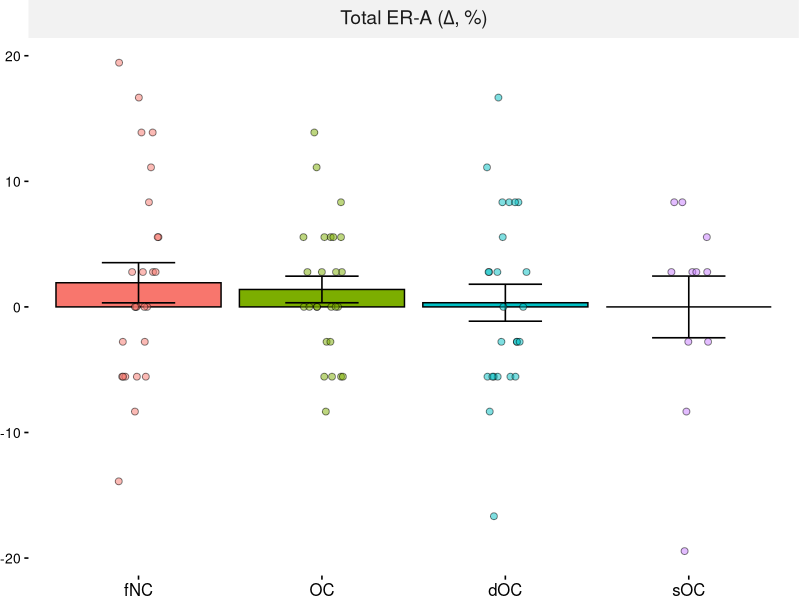

Write the R code that produced this figure. (Note: this script raises an error after producing the figure.)
# plots_behaviorRSAmanuscript.R

##################
##### set up #####
##################

rm(list=ls())

### set wd
#setwd("path_to_data_if_not_same_file_as_code")

### libraries
library(ggplot2)
library(ggpubr)
#library(ggbreak)
#library(ggprism)
library(glue)
#library(rstatix)
library(exactRankTests)

### helper functions
pstar <- function(pvals){
    psym <- ifelse(pvals < .05, "*", "ns")
    psym[pvals < .01] <- "**"
    psym[pvals < .001] <- "***"
    psym[is.na(pvals)] <- ""
    return(psym)
}

pw.wilcox.exact <- function(x, grp, correction="bonferroni"){
    grp <- factor(grp)
    combs <- t(combn(1:nlevels(grp), 2))
    ps <- numeric(nrow(combs))
    for(i in 1:nrow(combs)){
        ps[i] <- wilcox.exact(x[grp == combs[i, 1]],
                              x[grp == combs[i, 2]],
                              exact=TRUE)$p.value*nrow(combs)
    }
    ps[ps > 1] <- 1
    ret <- as.data.frame(cbind(combs, p.adj=ps))
    names(ret)[1:2] <- c("group1", "group2")
    ret$p.adj.signif <- pstar(ret$p.adj)
    return(ret)
}

pw.t.test <- function(x, grp, var.eq, correction="bonferroni"){
    grp <- factor(grp)
    combs <- t(combn(1:nlevels(grp), 2))
    ps <- numeric(nrow(combs))
    for(i in 1:nrow(combs)){
        ps[i] <- t.test(x[grp == combs[i, 1]],
                        x[grp == combs[i, 2]],
                        var.equal=var.eq)$p.value*nrow(combs)
    }
    ps[ps > 1] <- 1
    ret <- as.data.frame(cbind(combs, p.adj=ps))
    names(ret)[1:2] <- c("group1", "group2")
    ret$p.adj.signif <- pstar(ret$p.adj)
    return(ret)
}

single.means <- function(x, grp, funs){
    ret <- data.frame(group1=1:length(funs),
                      group2=1:length(funs),
                      p.adj=NA)
    grp <- factor(grp)
    for(i in 1:length(funs)){
        if(funs[i] == "") next
        ret[i, "p.adj"] <- do.call(funs[i], 
                                   list(x[grp == levels(grp)[i]]))$p.value*4
    }
    ret$p.adj[ret$p.adj > 1] <- 1
    ret$p.adj.signif <- pstar(ret$p.adj)
    return(ret)
}

########################
##### prepare data #####
########################

# read in data
mydata_delta <- read.csv("Barplot_SourceData_anonymized.csv", header=TRUE, stringsAsFactors=TRUE)

# transform ER RT from ms to s
mydata_delta$EmoRec_TotRT_delta <- mydata_delta$EmoRec_TotRT_delta/1000

# setup variables for graphs
Group_delta <-c(mydata_delta$group_noONC, mydata_delta$group_noONC, 
                mydata_delta$group_noONC, mydata_delta$group_noONC, 
                mydata_delta$group_noONC)
Group_delta <- factor(Group_delta, levels = c(1, 2, 3, 4), 
                      labels = c("fNC", "OC", "stopOC", "startOC"))

# get behavior data together for graph
behaviordelta_data <-c(mydata_delta$EmoRec_TotAccuracy_delta, 
                       mydata_delta$EmoRec_TotRT_delta,
                       mydata_delta$PANAS_pos_delta, 
                       mydata_delta$PANAS_neg_delta,
                       mydata_delta$BDI_delta)

behavior_delta <- rep(c("ER_tAcc", "ER_tRT", "PANAS_p", 
                        "PANAS_n", "BDI") , each = 88)
behavior_delta <- factor(behavior_delta, 
                         levels = c("ER_tAcc", "ER_tRT", "PANAS_p", 
                        "PANAS_n", "BDI"))

mydatadelta_plots <- data.frame(Group_delta, behaviordelta_data, behavior_delta)

##################################
##### bar charts per behavior #####
##################################
theme_set(ggpubr::theme_pubr())

## prepare plot parameters
# bar width
barw <- 0.9
# y-labels
labs <- c("fNC", "OC", "dOC", "sOC")
# pointsize axis labs + strip.text
pts.x <- 12
pts.y <- 10
pts.st <- 14
# jitter extent
jitt <- 0.7
# significance label size, vertical adjustment
ssize <- 5
sva <- 0.6
# error bar size, width
ebs <- 0.55
ebw <- 0.4
# plot margins in cm (top, right, bottom, left); 0.03 to avoid cut offs when
# zooming out
margs <- c(0, 0.03, 0, 0)

# -------------- #
# --- plot 1 --- #
# -------------- #
aa <- subset(mydatadelta_plots, behavior_delta=="ER_tAcc")
aa$Group_deltaN <- as.numeric(aa$Group_delta)

## ANOVA + TUKEY #
#aov.res <- aov(behaviordelta_data ~ as.factor(Group_deltaN), aa)
#tuk <- aov.res %>% tukey_hsd() # 95% familywise alpha
#tuk$p.adj <- sprintf("%.3f", round(tuk$p.adj, 3)) 
#tuk$p.adj.signif[tuk$p.adj.signif == "****"] <- "***"

## PAIRWISE WILCOXON #
#res <- pairwise.wilcox.test(aa$behaviordelta_data, aa$Group_deltaN, 
#                            p.adjust.method="bonferroni")
#d <- as.data.frame(cbind(t(combn("1":"4", 2)), 
#                         p.adj=as.vector(na.omit(c(res$p.value)))))
#names(d)[1:2] <- c("group1", "group2")
#d$p.adj.signif <- pstar(d$p.adj)

# PAIRWISE COMPARISON #
# t-test - all
res <- pw.t.test(aa$behaviordelta_data, aa$Group_deltaN, var.eq=TRUE)

# SINGLE MEAN #
# t-test - fNC, OC, OC-
# wilcox - OC+
# none - 
# group order: fNC, OC, OC-, OC+
funs <- c("t.test", "t.test", "t.test", "wilcox.exact")
res.single <- single.means(aa$behaviordelta_data, aa$Group_deltaN, funs)

# PLOT #
ERtA_graph <- 

    ggbarplot(aa,
              x = "Group_deltaN", y = "behaviordelta_data", width=barw,
              color = "Group_deltaN", fill="Group_deltaN",
              position = position_dodge(0.25),
              add = c("mean_se"), 
              add.params = list(width=ebw, size = ebs)) +
    geom_jitter(aes(Group_deltaN, behaviordelta_data, fill = Group_deltaN), 
                shape = 21, size=2, alpha=0.5,
                position = position_jitterdodge(jitter.height = 0, 
                                                jitter.width = jitt)) +
#    stat_pvalue_manual(res[res$p.adj.signif != "ns", ], label="p.adj.signif",
#                       #y.position=c(0.95, 0.8, 0.8) + 0.2, tip.length=0, TUKEY
#                       y.position=1, tip.length=0,
#                       bracket.shorten=0.1, size=ssize, vjust=sva) +
#    add_pvalue(res.single[res.single$p.adj.signif != "ns", ], 
#               label="p.adj.signif", label.size=ssize,
#               y.position=-1.40, vjust=2.5*sva,
#               tip.length=0, remove.bracket=TRUE) +
    facet_grid(. ~ glue('"Total ER-A ("*Delta*", %)"'), 
               labeller=label_parsed) +
    scale_color_manual(values = c("black", "black", "black", "black")) +
    scale_x_discrete(labels=labs) +
#    ylim(, ) +
    theme(axis.title.x = element_blank(), 
          axis.text.x = element_text(#face="bold", 
                                     size = pts.x),
          axis.title.y = element_blank(), 
          axis.text.y = element_text(size = pts.y),
          legend.position = 'none',
          strip.text.x = element_text(size = pts.st),
          axis.line = element_line(linewidth=0),
          strip.background = element_rect(linewidth=0),
          plot.margin = unit(margs, "cm"))

# -------------- #
# --- plot 2 --- #
# -------------- #
aa <- subset(mydatadelta_plots, behavior_delta=="ER_tRT")
aa$Group_deltaN <- as.numeric(aa$Group_delta)

# PAIRWISE COMPARISON #
# wilcox - all
res <- pw.wilcox.exact(aa$behaviordelta_data, aa$Group_deltaN)

# SINGLE MEAN #
# t-test - 
# wilcox - fNC, OC, OC-, OC+
# none - 
# group order: fNC, OC, OC-, OC+
funs <- rep("wilcox.exact", 4)
res.single <- single.means(aa$behaviordelta_data, aa$Group_deltaN, funs)

# PLOT #
ERtRT_graph  <- 

    ggbarplot(aa,
              x = "Group_deltaN", y = "behaviordelta_data", width=barw,
              color = "Group_deltaN", fill="Group_deltaN",
              position = position_dodge(0.25),
              add = c("mean_se"), 
              add.params = list(width=ebw, size = ebs)) +
    geom_jitter(aes(Group_deltaN, behaviordelta_data, fill = Group_deltaN), 
                shape = 21, size=2, alpha=0.5,
                position = position_jitterdodge(jitter.height = 0, 
                                                jitter.width = jitt)) +
#    stat_pvalue_manual(res[res$p.adj.signif != "ns", ], label="p.adj.signif",
#                       y.position=c(415, 505, 370, 460, 370), vjust=sva,
#                       tip.length=0, bracket.shorten=0.1, size=ssize) +
    add_pvalue(res.single[res.single$p.adj.signif != "ns", ], 
               label="p.adj.signif", label.size=ssize,
               y.position=rep(-2.5, 3), vjust=2.5*sva,
               tip.length=0, remove.bracket=TRUE) +
    facet_grid(. ~ glue('"Total ER-T ("*Delta*", s)"'), 
               labeller=label_parsed) +
    scale_color_manual(values = c("black", "black", "black", "black")) +
    scale_x_discrete(labels=labs) +
    ylim(-2.6, 0.6) +
    theme(axis.title.x = element_blank(), 
          axis.text.x = element_text(#face="bold", 
                                     size = pts.x),
          axis.title.y = element_blank(), 
          axis.text.y = element_text(size = pts.y),
          axis.line = element_line(linewidth=0),
          strip.background = element_rect(linewidth=0),
          legend.position = 'none',
          strip.text.x = element_text(size = pts.st),
          plot.margin = unit(margs, "cm")) 

# -------------- #
# --- plot 3 --- #
# -------------- #
aa <- subset(mydatadelta_plots, behavior_delta=="PANAS_p")
aa$Group_deltaN <- as.numeric(aa$Group_delta)

# PAIRWISE COMPARISON #
# wilcox - all
res <- pw.wilcox.exact(aa$behaviordelta_data, aa$Group_deltaN)

# SINGLE MEAN #
# t-test - OC
# wilcox - fNC, OC-, OC+
# none - 
# group order: fNC, OC, OC-, OC+
funs <- c("wilcox.exact", "t.test", "wilcox.exact", "wilcox.exact")
res.single <- single.means(aa$behaviordelta_data, aa$Group_deltaN, funs)

# PLOT #
PANASp_graph <- 

    ggbarplot(aa,
              x = "Group_deltaN", y = "behaviordelta_data", width=barw,
              color = "Group_deltaN", fill="Group_deltaN",
              position = position_dodge(0.25),
              add = c("mean_se"), 
              add.params = list(width=ebw, size = ebs)) +
    geom_jitter(aes(Group_deltaN, behaviordelta_data, fill = Group_deltaN), 
                shape = 21, size=2, alpha=0.5,
                position = position_jitterdodge(jitter.height = 0, 
                                                jitter.width = jitt)) +
#    stat_pvalue_manual(res[res$p.adj.signif != "ns", ], label="p.adj.signif",
#                       y.position=c(15.25, 13.5, 17, 13.5), tip.length=0, 
#                       bracket.short=0.1, size=ssize, vjust=sva) +
#    add_pvalue(res.single[res.single$p.adj.signif != "ns", ], 
#               label="p.adj.signif", label.size=ssize,
#               y.position=rep(-18, 2), vjust=2.5*sva,
#               tip.length=0, remove.bracket=TRUE) +
    facet_grid(. ~ glue('"Mood+ ("*Delta*")"'), 
               labeller=label_parsed) +
    scale_color_manual(values = c("black", "black", "black", "black")) +
    scale_x_discrete(labels=labs) +
#    ylim(, ) +
    theme(axis.title.x = element_blank(), 
          axis.text.x = element_text(#face="bold", 
                                     size = pts.x),
          axis.title.y = element_blank(), 
          axis.text.y = element_text(size = pts.y),
          axis.line = element_line(linewidth=0),
          strip.background = element_rect(linewidth=0),
          legend.position = 'none',
          strip.text.x = element_text(size = pts.st),
          plot.margin = unit(margs, "cm")) 

# -------------- #
# --- plot 4 --- #
# -------------- #
aa <- subset(mydatadelta_plots,
             behavior_delta=="PANAS_n")
aa$Group_deltaN <- as.numeric(aa$Group_delta)

# PAIRWISE COMPARISONS #
# wilcox - all
res <- pw.wilcox.exact(aa$behaviordelta_data, aa$Group_deltaN)

# SINGLE MEAN #
# t-test - fNC
# wilcox - OC, OC-, OC+
# none - 
# group order: fNC, OC, OC-, OC+
funs <- c("t.test", "wilcox.exact", "wilcox.exact", "wilcox.exact")
res.single <- single.means(aa$behaviordelta_data, aa$Group_deltaN, funs)

# PLOT #
PANASn_graph <- 

    ggbarplot(aa,
              x = "Group_deltaN", y = "behaviordelta_data", width=barw,
              color = "Group_deltaN", fill="Group_deltaN",
              position = position_dodge(0.25),
              add = c("mean_se"), 
              add.params = list(width=ebw, size = ebs)) +
    geom_jitter(aes(Group_deltaN, behaviordelta_data, fill = Group_deltaN), 
                shape = 21, size=2, alpha=0.5,
                position = position_jitterdodge(jitter.height = 0, 
                                                jitter.width = jitt)) +
#    stat_pvalue_manual(res[res$p.adj.signif != "ns", ], label="p.adj.signif",
#                       y.position=c(400, 445, 400) - 5, vjust=sva,
#                       tip.length=0, bracket.shorten=0.1, size=ssize) +
#    add_pvalue(res.single[res.single$p.adj.signif != "ns", ], 
#               label="p.adj.signif", label.size=ssize,
#               y.position=rep(-340, 3), vjust=2.5*sva,
#               tip.length=0, remove.bracket=TRUE) +
    facet_grid(. ~ glue('"Mood- ("*Delta*")"'), 
               labeller=label_parsed) +
    scale_color_manual(values = c("black", "black", "black", "black")) +
    scale_x_discrete(labels=labs) +
#    ylim(, ) +
    theme(axis.title.x = element_blank(), 
          axis.text.x = element_text(#face="bold", 
                                     size = pts.x),
          axis.title.y = element_blank(), 
          axis.text.y = element_text(size = pts.y),
          axis.line = element_line(linewidth=0),
          strip.background = element_rect(linewidth=0),
          legend.position = 'none',
          strip.text.x = element_text(size = pts.st),
          plot.margin = unit(margs, "cm")) 

# -------------- # 
# --- plot 5 --- # 
# -------------- #
aa <- subset(mydatadelta_plots, behavior_delta=="BDI")
aa$Group_deltaN <- as.numeric(aa$Group_delta)

# PAIRWISE COMPARISONS #
# wilcox - all
res <- pw.wilcox.exact(aa$behaviordelta_data, aa$Group_deltaN)

# SINGLE MEAN #
# t-test - fNC, OC
# wilcox - OC-, OC+
# group order: fNC, OC, OC-, OC+
funs <- c("t.test", "t.test", "wilcox.exact", "wilcox.exact")
res.single <- single.means(aa$behaviordelta_data, aa$Group_deltaN, funs)

# PLOT #
BDI_graph <- 

    ggbarplot(aa,
              x = "Group_deltaN", y = "behaviordelta_data", width=barw,
              color = "Group_deltaN", fill="Group_deltaN",
              position = position_dodge(0.25),
              add = c("mean_se"), 
              add.params = list(width=ebw), size = ebs) +
    geom_jitter(aes(Group_deltaN, behaviordelta_data, fill = Group_deltaN), 
                shape = 21, size=2, alpha=0.5,
                position = position_jitterdodge(jitter.height = 0, 
                                                jitter.width = jitt)) +
    stat_pvalue_manual(res[res$p.adj.signif != "ns", ], label="p.adj.signif",
                       y.position=c(28, 25, 25), vjust=sva,
                       tip.length=0, bracket.shorten=0.1, size=ssize) +
    add_pvalue(res.single[res.single$p.adj.signif != "ns", ], 
               label="p.adj.signif", label.size=ssize,
               y.position=-26.5, vjust=2.5*sva,
               tip.length=0, remove.bracket=TRUE) +
    facet_grid(. ~ glue('"Depression ("*Delta*")"'), 
               labeller=label_parsed) +
    scale_color_manual(values = c("black", "black", "black", "black")) +
    scale_x_discrete(labels=labs) +
    ylim(-28.5, 28.5) +
    theme(axis.title.x = element_blank(), 
          axis.text.x = element_text(#face="bold", 
                                     size = pts.x),
          axis.title.y = element_blank(), 
          axis.text.y = element_text(size = pts.y),
          axis.line = element_line(linewidth=0),
          strip.background = element_rect(linewidth=0),
          legend.position = 'none',
          strip.text.x = element_text(size = pts.st),
          plot.margin = unit(margs, "cm")) 

# --- total plot -- #
figure_behaviordelta <- ggarrange(PANASp_graph, NULL,
                                  PANASn_graph, NULL, 
                                  BDI_graph, NULL,
                                  ERtA_graph, NULL, 
                                  ERtRT_graph, 
                                  nrow = 1, 
                                  widths = c(1, 0, 1, 0, 1, 0, 1, 0, 1))

## save plot
hi <- 3
png("BehaviourGroupDiff.png", units="in", width=10, height=3, res=300)
#tiff("BehaviourGroupDiff.tiff", units="in", width=10, height=3, res=300)
#pdf("5plots_behav.pdf", height=hi, width=10)
#ggsave(filename = "C:\Users\UKPP\Documents\HormonesRestingStateRSA\Manuskript_preprintRSA\BehaviourGroupDiff.jpg",
#       plot=figure_behaviordelta,
#       width = 10, height = hi, dpi=300, units = "cm")
print(figure_behaviordelta)

dev.off()

#source("plots_behaviorRSAmanuscript_PW.R")

